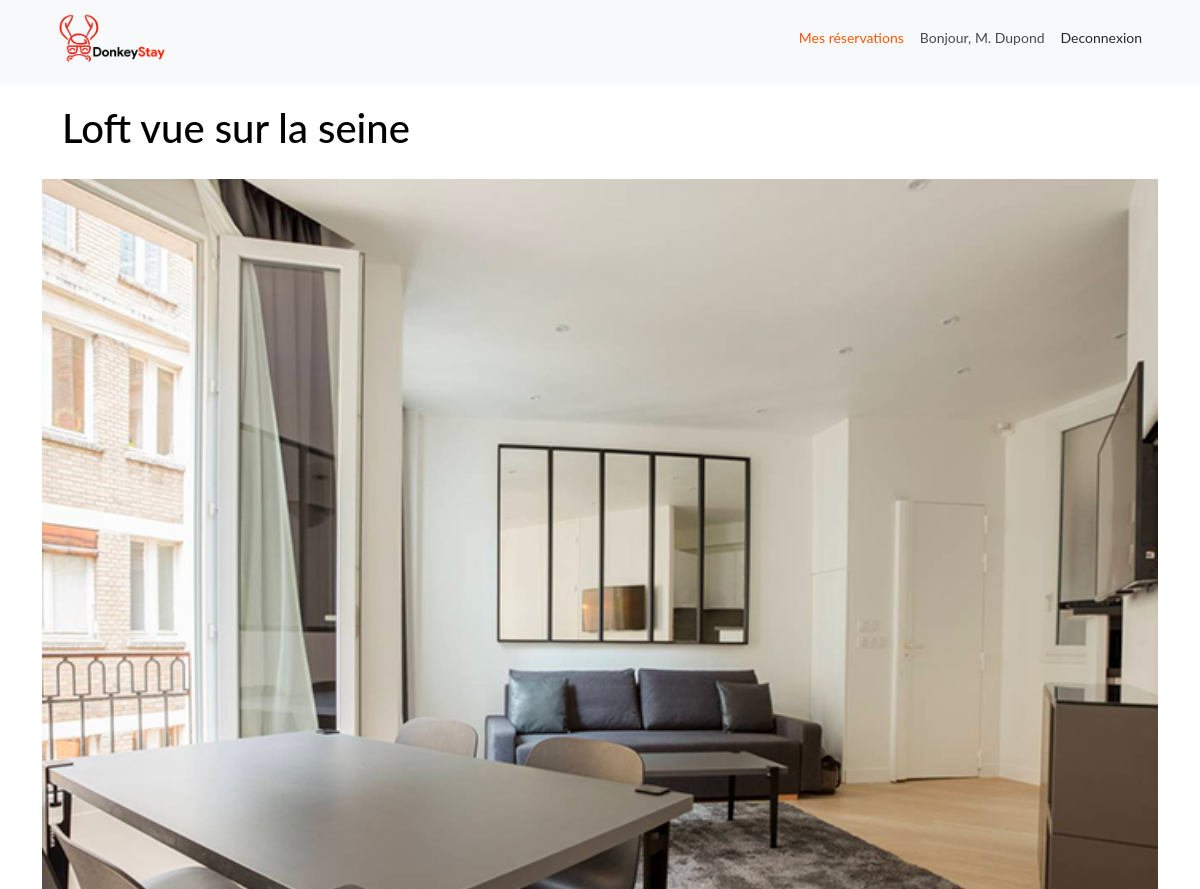
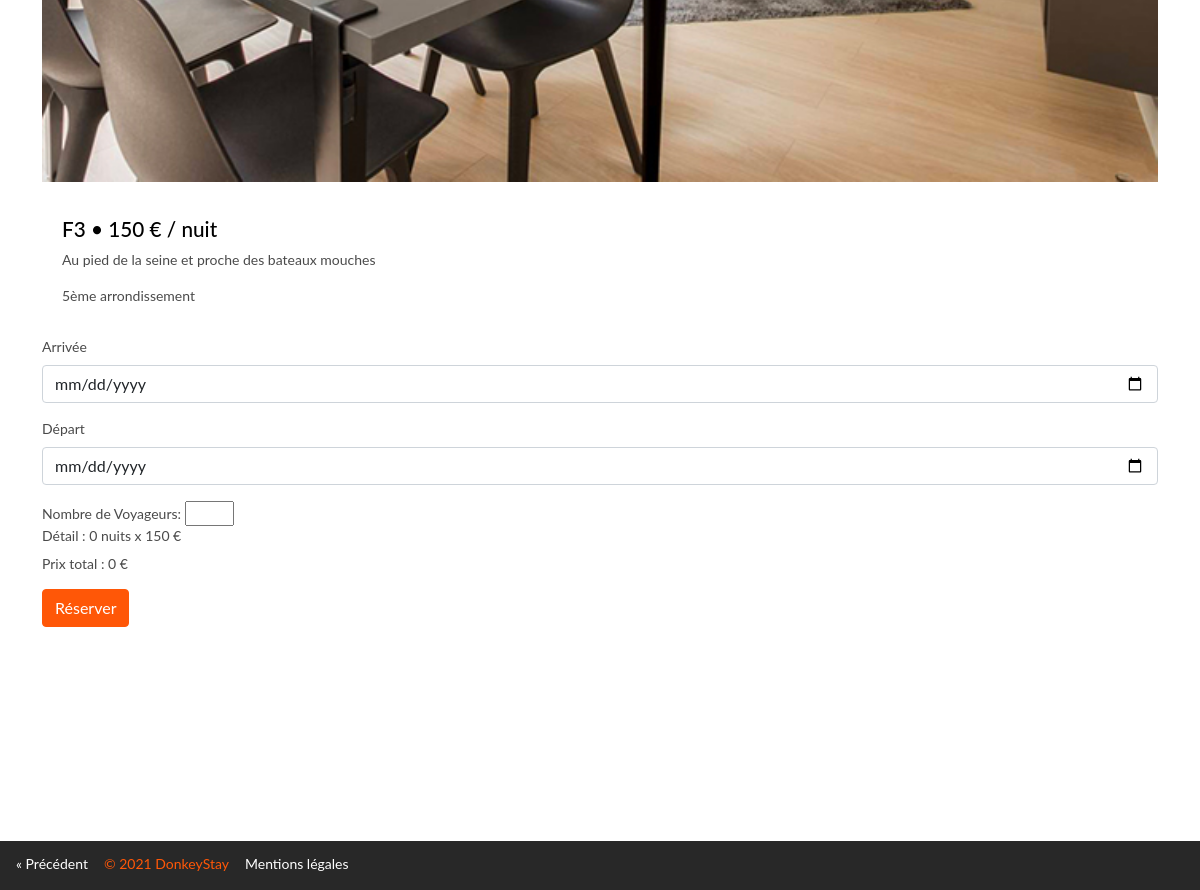
Screenshot of /rooms.php?id=4 (signed in) with the database file from the repository (2 pictures, top to bottom).
### tables this page shows
CREATE TABLE `rental` (
  `id` int NOT NULL AUTO_INCREMENT,
  `title` varchar(50) NOT NULL,
  `description` varchar(200) DEFAULT NULL,
  `adult` int NOT NULL,
  `child` int DEFAULT NULL,
  `price` int DEFAULT NULL,
  `image_id` int DEFAULT NULL,
  `type_id` int DEFAULT NULL,
  `location_id` int DEFAULT NULL,
  PRIMARY KEY (`id`),
  KEY `images_id_idx` (`image_id`),
  KEY `type_id_idx` (`type_id`),
  KEY `location_id_idx` (`location_id`),
  CONSTRAINT `images_id` FOREIGN KEY (`image_id`) REFERENCES `image` (`id`) ON DELETE CASCADE ON UPDATE CASCADE,
  CONSTRAINT `location_id` FOREIGN KEY (`location_id`) REFERENCES `location` (`id`),
  CONSTRAINT `type_id` FOREIGN KEY (`type_id`) REFERENCES `type` (`id`)
);

CREATE TABLE `image` (
  `id` int NOT NULL AUTO_INCREMENT,
  `image_url` text,
  `describe` varchar(200) DEFAULT NULL,
  PRIMARY KEY (`id`)
);

CREATE TABLE `type` (
  `id` int NOT NULL AUTO_INCREMENT,
  `type` varchar(200) NOT NULL,
  PRIMARY KEY (`id`)
);

CREATE TABLE `location` (
  `id` int NOT NULL AUTO_INCREMENT,
  `district` varchar(45) DEFAULT NULL,
  `city` varchar(45) DEFAULT NULL,
  PRIMARY KEY (`id`)
);

### rooms.php (the view, shortened to what this page needs)
<?php
include "db_conn.php";
if (isset($_SESSION['id']) && isset($_SESSION['lastname'])) {
    ?>
  <nav class="navbar navbar-light bg-light">
    <div class="container">
        <a class="navbar-brand" href="/search.php">
          <img src="/uploads/logo.png" alt="logo"/>
        </a>
        <div class="btn-group" role="group" aria-label="Basic example">
            <a href="user.php" class="booking">Mes réservations</a>
            <p class="hello">Bonjour, <?php echo "M. ". $_SESSION['lastname']?> </p>
            <a href="logout.php" class="logout">Deconnexion</a>
        </div>
    </div>
  </nav>
    <?php
} else {
        header("Location: form_login.php");
        exit();
    }
    $rental_id = $_GET['id'];
    $sql = "SELECT * FROM `rental`
    WHERE rental.id=$rental_id";
    $result=mysqli_query($conn, $sql);
    $row = mysqli_fetch_assoc($result);
        $checkin = $_SESSION['check-in'];
        $checkout = $_SESSION['check-out'];
        $rental_price = $row['price'];
        $date1 = new DateTime($checkin);
        $date2 = new DateTime($checkout);
        $diff = $date1->diff($date2);
        $booking_price = $diff->days * $rental_price;
    $sql1 = "SELECT rental.id, rental.title, rental.description, rental.price, rental.image_id, image.image_url, rental.type_id, rental.location_id, location.district, type.type FROM rental
        JOIN image ON rental.image_id = image.id
        JOIN type ON rental.type_id = type.id
        JOIN location on rental.location_id = location.id
        WHERE rental.id=$rental_id";
    $result1 = $conn->query($sql1);
    $row2 = mysqli_fetch_assoc($result1);
    ?>
<!doctype html>
<html lang="fr">
  <head>
    <link href="https://cdn.jsdelivr.net/npm/bootstrap@5.0.2/dist/css/bootstrap.min.css" rel="stylesheet">
    <link href="/listing/style.css" rel="stylesheet">
  </head>
  <body>
  <div class=container>
      <?php
      if ($row2) {
          ?>
        <div class="item js-marker"><br>
        <h1><?php echo $row2["title"] ?></h2> <br>
          <img class="img-prod" src="/listing/uploads/<?=$row2['image_url']?>"> <br>
          <h4><?php echo $row2["type"] . ' • ' . $rental_price . ' € / nuit'; ?></h4>
          <p><?php echo $row2["description"] ?></p>
          <p><?php echo $row2["district"] ?></p>
        </div>
      <?php
      }?>
  </div>
    <div class = "container">
        <form method = "post">
            <div class="mb-3">
                <label for="checkin" class="form-label">Arrivée</label>
                <input type="date" class="form-control datepicker-from" id="fromDate" placeholder="" name="checkin" autocomplete="off" value="<?php echo $_SESSION['check-in'];?>">
            </div>
            <div class="mb-3">
                <label for="checkout" class="form-label">Départ</label>
                <input type="date" class="form-control datepicker-to" id="toDate" placeholder="" name="checkout" autocomplete="off" value="<?php echo $_SESSION['check-out'];?>">
            </div>
            <label for="quantity">Nombre de Voyageurs:</label>
            <input type="number" id="quantity" name="quantity" min="1" max="6" value="<?php echo $_SESSION['traveller'];?>">
            <div class="mb-3">
                <label for="checkout" class="form-label">Détail :</label>
                <span id="nbNights"><?php echo $diff->days . " nuits x " . $rental_price . " €" ;?></span><br>
                <span>Prix total : <span id="priceTotal"><?php echo $booking_price . "</span> €";?></span>
            </div>
            <button type="submit" class="btn btn-primary" name="submit" id="liveToastBtn">Réserver</button>
            <div aria-live="polite" aria-atomic="true" class="d-flex justify-content-center align-items-center" style="min-height: 200px;">
                </div>
        </form>
    </div>
    <footer>
        <div class=container-foo>
            <div>
                <a href="javascript:history.go(-1)" class="previous">&laquo; Précédent</a>
            </div>
            <div class=copyright>
                <p>© 2021 DonkeyStay</p>
            </div>
            <div>
                <a href="#" class="previous">Mentions légales</a>
            </div>
        </div>
    </footer>
</body>
</html>

### listing/style.css (style rules this page uses)
body { font-family: sans-serif; margin: 0; padding: 0; line-height: 1.4; color: #4a4a4a; }
h1, h2, h3, h4, h5, h6 { color: #000; }
.item { cursor: pointer; margin-bottom: 2rem; transition: box-shadow .3s; padding: 0 20px; }
.item h4 { margin: 1rem 0 0.5rem 0; }
.item p { margin: 0 0 1rem 0; }
.item img { width: calc(100% + 40px); margin-left: -20px; display: block; }
.logout { color:grey; }
a { text-decoration: none; display: inline-block; padding: 8px 16px; }
.previous { color: white; }
img { display: block; width: 100%; }
.navbar-brand { width: 140px; height: 68px; }
.hello { margin-top: 8.4px; }
.logout { color: #282828; }
.booking { color: #ff5707; }
footer { background-color: #282828; bottom: 0; width: 100%; padding-top: 5px; position: unset; flex-shrink: 0; display: flex; color: #ff5707; }
.copyright { margin-top:8px; }
.container-foo { display: inline-flex; }
body { font-family: "Lato", "Arial", "Helvetica Neue", sans-serif; font-weight: 400; font-size: 14px; }
h4 { font-size: calc(1.07rem + .3vw) !important; }
.btn-primary { color: #fff; background-color: #ff5707; border-color: #ff5707; }

### rows the page displays
rental: title "Loft vue sur la seine", image.image_url (picture), type.type "F3", price "150", description "Au pied de la seine et proche des bateaux mouches", location.district "5ème arrondissement", price "0"

### other values shown
$_SESSION['lastname'] "Dupond"
$diff->days "0"
